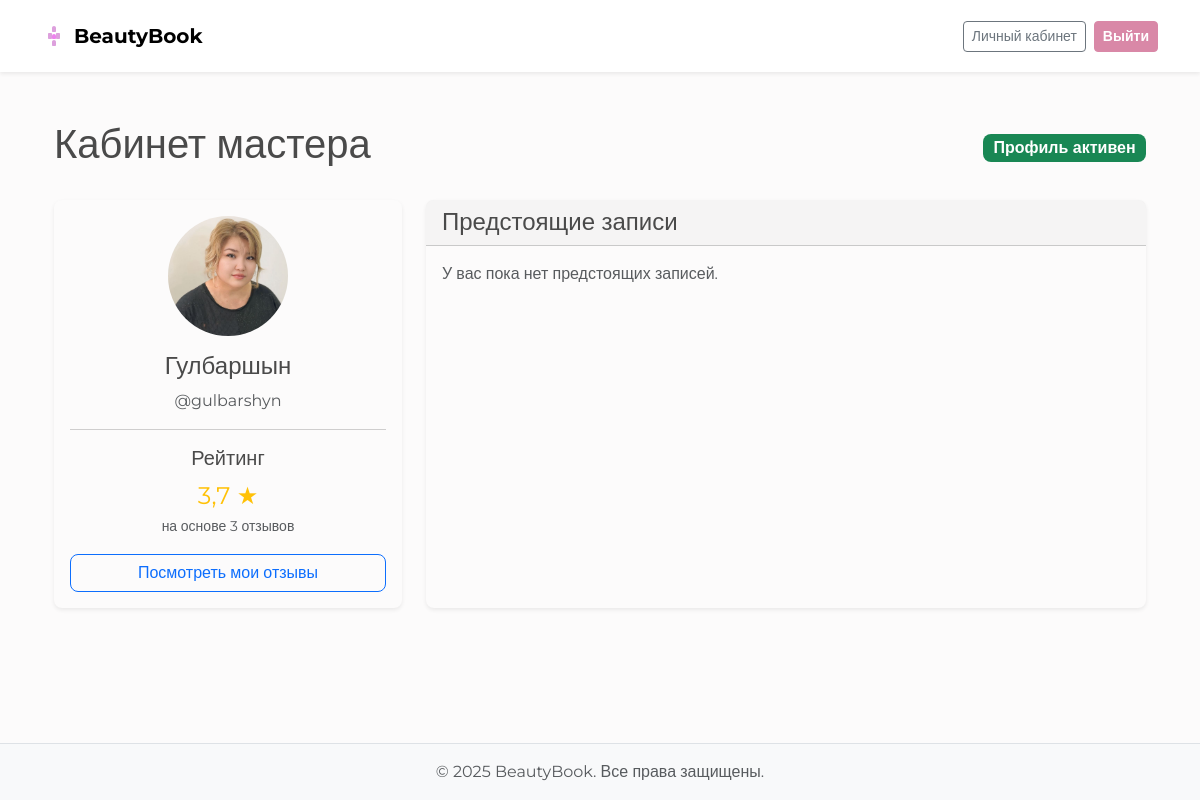
The app's page /accounts/profile/ (signed in) with its own data.
### users/models.py (models this page shows, shortened)
class CustomUser(AbstractUser):
    phone_number = models.CharField("Телефон", max_length=20, blank=True, null=True)

class MasterProfile(models.Model):
    user = models.OneToOneField(CustomUser, on_delete=models.CASCADE, limit_choices_to={'is_staff': True})
    photo = models.ImageField(upload_to='masters_photos/', null=True, blank=True, default='masters_photos/default.png')
    bio = models.TextField(blank=True, null=True)
    services = models.ManyToManyField('booking.Service', related_name='masters')
    @property
    def average_rating(self):
        return self.reviews.aggregate(Avg('rating'))['rating__avg'] or 0
    @property
    def review_count(self):
        return self.reviews.count()

### users/views.py (the view)
# urls.py: path('profile/', views.profile_view, name='profile'),
@login_required
def profile_view(request):
    user = request.user
    template_name = 'home.html'
    context = {'now': timezone.now()}
    if hasattr(user, 'masterprofile'):
        template_name = 'profile/master_profile.html'
        context['upcoming_appointments'] = user.masterprofile.appointments.filter(
            start_time__gte=context['now']).order_by('start_time')
    else:
        template_name = 'profile/client_profile.html'
        context['appointments'] = user.appointments.order_by('-start_time')
    return render(request, template_name, context)

### templates/profile/master_profile.html (shortened to what this page needs)
{% extends '../base.html' %}
{% load django_bootstrap5 %}
{% block content %}
<div class="container py-5">
    <div class="d-flex justify-content-between align-items-center mb-4">
        <h1 class="display-6">Кабинет мастера</h1>
        <span class="badge bg-success fs-6">Профиль активен</span>
    </div>
    <div class="row g-4">
        <div class="col-lg-4">
            <div class="card shadow-sm h-100">
                <div class="card-body text-center">
                    <img src="{{ user.masterprofile.photo.url }}" class="rounded-circle mb-3" alt="{{ user.get_full_name }}" width="120" height="120" style="object-fit: cover;">
                    <h4 class="card-title">{{ user.get_full_name }}</h4>
                    <p class="text-muted">@{{ user.username }}</p>
                    <hr>
                    <h5 class="card-title">Рейтинг</h5>
                    <p class="fs-4 text-warning mb-0">{{ user.masterprofile.average_rating|floatformat:"1" }} ★</p>
                    <small class="text-muted">на основе {{ user.masterprofile.review_count }} отзывов</small>
                    <div class="d-grid mt-3">
                        <a href="{% url 'booking:master_reviews' user.masterprofile.id %}" class="btn btn-outline-primary">Посмотреть мои отзывы</a>
                    </div>
                </div>
            </div>
        </div>
        <div class="col-lg-8">
            <div class="card shadow-sm h-100">
                <div class="card-header">
                    <h4 class="mb-0">Предстоящие записи</h4>
                </div>
                <div class="card-body">
                    {% if upcoming_appointments %}
                        <div class="table-responsive">
                            <table class="table table-striped align-middle">
                                <thead class="table-light">
                                    <tr>
                                        <th>Дата и время</th>
                                        <th>Клиент</th>
                                        <th>Телефон</th>
                                        <th>Услуги</th>
                                    </tr>
                                </thead>
                                <tbody>
                                    {% for app in upcoming_appointments %}
                                    <tr>
                                        <td><strong>{{ app.start_time|date:"d.m.Y, H:i" }}</strong></td>
                                        <td>{{ app.client_display_name }}</td>
                                        <td>{{ app.client_display_phone }}</td>
                                        <td>
                                            <ul class="list-unstyled mb-0">
                                            {% for service in app.services.all %}
                                                <li>{{ service.name }}</li>
                                            {% endfor %}
                                            </ul>
                                        </td>
                                    </tr>
                                    {% endfor %}
                                </tbody>
                            </table>
                        </div>
                    {% else %}
                        <p class="text-muted mb-0">У вас пока нет предстоящих записей.</p>
                    {% endif %}
                </div>
            </div>
        </div>
    </div>
</div>
{% endblock %}

### static/css/custom_theme.css (style rules this page uses)
:root { --bs-primary: #D988A7; --bs-primary-rgb: 217, 136, 167; --bs-secondary: #f0e6e6; --bs-body-bg: #FCFBFB; --bs-body-color: #4a4a4a; --bs-font-sans-serif: 'Montserrat', sans-serif; --bs-border-radius: 0.5rem; --bs-btn-padding-y: 0.6rem; --bs-btn-padding-x: 1.2rem; }
body { font-family: var(--bs-font-sans-serif); }
a { color: var(--bs-primary); }
.card { border: none; border-radius: var(--bs-border-radius); box-shadow: 0 4px 25px rgba(0, 0, 0, 0.05); }
.card a { text-decoration: none; }

### templates/base.html (style rules this page uses)
body { display: flex; flex-direction: column; min-height: 100vh; }

### records on screen
CustomUser: masterprofile.photo (picture), get_full_name "Гулбаршын", username "gulbarshyn", masterprofile.average_rating "3,7", masterprofile.review_count "3"
